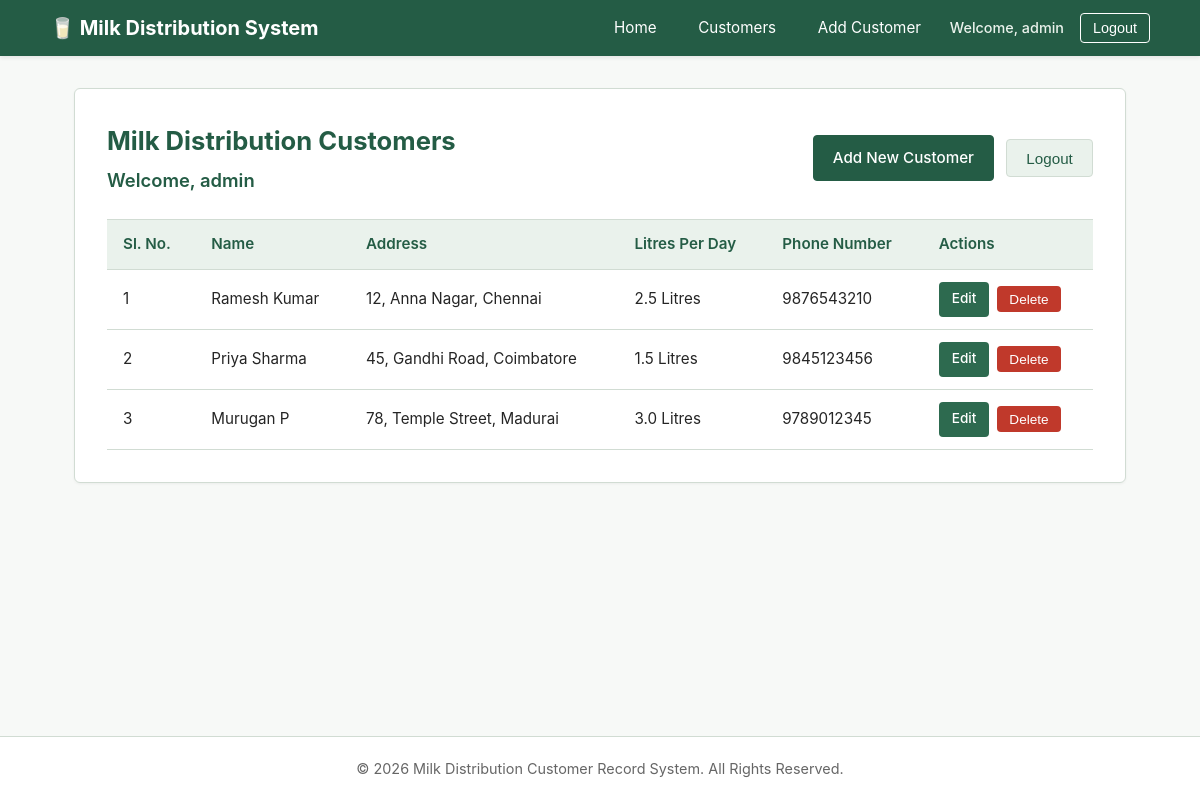
The page /customers/ (signed in) on the database its author committed.
### customers/models.py (models this page shows, shortened)
class Customer(models.Model):
    name = models.CharField(max_length=100)
    address = models.CharField(max_length=255)
    litres_per_day = models.CharField(max_length=20)
    phone = models.CharField(max_length=15)

### customers/views.py (the view)
# urls.py: path('customers/', views.customer_list, name='customer_list'),
@login_required
def customer_list(request):
    customers = Customer.objects.all().order_by('id')
    return render(request, 'customers/customer_list.html', {'customers': customers})

### customers/templates/customers/customer_list.html (shortened to what this page needs)
{% extends 'customers/base.html' %}
{% block content %}
<div class="card">
    <div class="list-header">
        <div>
            <h2 class="card-title" style="margin-bottom: 0.25rem; border-bottom: none; padding-bottom: 0;">Milk Distribution Customers</h2>
            <p class="user-welcome">Welcome, {{ user.username }}</p>
        </div>
        <div class="list-actions">
            <a href="{% url 'add_customer' %}" class="btn btn-primary">Add New Customer</a>
            <form method="POST" action="{% url 'logout' %}" style="display:inline;">
                <button type="submit" class="btn btn-secondary">Logout</button>
            </form>
        </div>
    </div>
    {% if customers %}
        <div class="table-responsive">
            <table class="customer-table">
                <thead>
                    <tr>
                        <th>Sl. No.</th>
                        <th>Name</th>
                        <th>Address</th>
                        <th>Litres Per Day</th>
                        <th>Phone Number</th>
                        <th>Actions</th>
                    </tr>
                </thead>
                <tbody>
                    {% for customer in customers %}
                        <tr>
                            <td>{{ forloop.counter }}</td>
                            <td>{{ customer.name }}</td>
                            <td>{{ customer.address }}</td>
                            <td>{{ customer.litres_per_day }}</td>
                            <td>{{ customer.phone }}</td>
                            <td>
                                <div class="table-actions">
                                    <a href="{% url 'edit_customer' customer.id %}" class="btn btn-edit">Edit</a>
                                    <form method="POST" action="{% url 'delete_customer' customer.id %}" style="display:inline;" onsubmit="return confirm('Are you sure you want to delete this customer?');">
                                        <button type="submit" class="btn btn-delete">Delete</button>
                                    </form>
                                </div>
                            </td>
                        </tr>
                    {% endfor %}
                </tbody>
            </table>
        </div>
    {% endif %}
</div>
{% endblock %}

### customers/templates/customers/base.html (shortened to what this page needs)
{% load static %}
<!DOCTYPE html>
<html lang="en">
<head>
    <link rel="stylesheet" href="{% static 'customers/style.css' %}">
</head>
<body>
    <header>
        <div class="nav-container">
            <a href="{% url 'home' %}" class="nav-brand">
                🥛 Milk Distribution System
            </a>
            <ul class="nav-links">
                <li><a href="{% url 'home' %}">Home</a></li>
                {% if user.is_authenticated %}
                    <li><a href="{% url 'customer_list' %}">Customers</a></li>
                    <li><a href="{% url 'add_customer' %}">Add Customer</a></li>
                    <li class="nav-user">Welcome, {{ user.username }}</li>
                    <li>
                        <form method="POST" action="{% url 'logout' %}" style="display:inline;">
                            <button type="submit" class="nav-logout-btn">Logout</button>
                        </form>
                    </li>
                {% else %}
                    <li><a href="{% url 'login' %}">Login</a></li>
                    <li><a href="{% url 'signup' %}">Sign Up</a></li>
                {% endif %}
            </ul>
        </div>
    </header>
    <main>
        {% block content %}
        {% endblock %}
    </main>
    <footer>
        <p>© 2026 Milk Distribution Customer Record System. All Rights Reserved.</p>
    </footer>
</body>
</html>

### customers/static/customers/style.css (style rules this page uses)
:root { --primary-color: #245C45; --primary-hover: #1b4534; --secondary-color: #EAF2EC; --background-color: #F7F9F7; --text-color: #252525; --text-muted: #666666; --white: #FFFFFF; --border-color: #D1DCD3; --danger-color: #C0392B; --danger-hover: #962D22; --success-bg: #D4EDDA; --success-text: #155724; --error-bg: #F8D7DA; --error-text: #721C24; }
* { box-sizing: border-box; margin: 0; padding: 0; }
body { font-family: -apple-system, BlinkMacSystemFont, "Segoe UI", Roboto, "Helvetica Neue", Arial, sans-serif; background-color: var(--background-color); color: var(--text-color); line-height: 1.6; display: flex; flex-direction: column; min-height: 100vh; }
header { background-color: var(--primary-color); color: var(--white); padding: 0.75rem 1.5rem; box-shadow: 0 2px 4px rgba(0, 0, 0, 0.08); }
.nav-container { max-width: 1100px; margin: 0 auto; display: flex; justify-content: space-between; align-items: center; flex-wrap: wrap; gap: 1rem; }
.nav-brand { font-size: 1.25rem; font-weight: bold; color: var(--white); text-decoration: none; display: flex; align-items: center; gap: 0.5rem; }
.nav-links { display: flex; align-items: center; gap: 1rem; list-style: none; }
.nav-links a { color: var(--white); text-decoration: none; font-size: 0.95rem; padding: 0.4rem 0.8rem; border-radius: 4px; transition: background-color 0.2s ease; }
.nav-user { color: var(--secondary-color); font-size: 0.9rem; font-weight: 500; }
.nav-logout-btn { background: transparent; border: 1px solid var(--white); color: var(--white); padding: 0.35rem 0.75rem; border-radius: 4px; cursor: pointer; font-size: 0.9rem; transition: background-color 0.2s, color 0.2s; }
main { flex: 1; max-width: 1100px; width: 100%; margin: 2rem auto; padding: 0 1.5rem; }
.card { background-color: var(--white); border: 1px solid var(--border-color); border-radius: 6px; padding: 2rem; box-shadow: 0 1px 3px rgba(0, 0, 0, 0.05); }
.card-title { color: var(--primary-color); margin-bottom: 1rem; font-size: 1.6rem; border-bottom: 2px solid var(--secondary-color); padding-bottom: 0.5rem; }
.btn { display: inline-block; padding: 0.6rem 1.2rem; font-size: 0.95rem; font-weight: 500; text-align: center; text-decoration: none; border-radius: 4px; cursor: pointer; border: 1px solid transparent; transition: background-color 0.2s, border-color 0.2s; }
.btn-primary { background-color: var(--primary-color); color: var(--white); border-color: var(--primary-color); }
.btn-secondary { background-color: var(--secondary-color); color: var(--primary-color); border-color: var(--border-color); }
.btn-edit { background-color: #2D6A4F; color: var(--white); padding: 0.35rem 0.75rem; font-size: 0.85rem; border-radius: 4px; text-decoration: none; }
.btn-delete { background-color: var(--danger-color); color: var(--white); padding: 0.35rem 0.75rem; font-size: 0.85rem; border: none; border-radius: 4px; cursor: pointer; }
.table-responsive { overflow-x: auto; margin-top: 1.5rem; }
.customer-table { width: 100%; border-collapse: collapse; background-color: var(--white); font-size: 0.95rem; }
.customer-table th, .customer-table td { padding: 0.75rem 1rem; text-align: left; border-bottom: 1px solid var(--border-color); }
.customer-table th { background-color: var(--secondary-color); color: var(--primary-color); font-weight: 600; border-top: 1px solid var(--border-color); }
.table-actions { display: flex; align-items: center; gap: 0.5rem; }
.list-header { display: flex; justify-content: space-between; align-items: center; flex-wrap: wrap; gap: 1rem; margin-bottom: 1.5rem; }
.user-welcome { font-size: 1.15rem; font-weight: 600; color: var(--primary-color); }
.list-actions { display: flex; align-items: center; gap: 0.75rem; }
footer { background-color: var(--white); border-top: 1px solid var(--border-color); color: var(--text-muted); text-align: center; padding: 1.25rem 1rem; font-size: 0.9rem; margin-top: auto; }

### rows shown on the page
Customer: name "Ramesh Kumar", address "12, Anna Nagar, Chennai", litres_per_day "2.5 Litres", phone "9876543210"
Customer: name "Priya Sharma", address "45, Gandhi Road, Coimbatore", litres_per_day "1.5 Litres", phone "9845123456"
Customer: name "Murugan P", address "78, Temple Street, Madurai", litres_per_day "3.0 Litres", phone "9789012345"

### other values the page prints
{{ user.username }} "admin"
